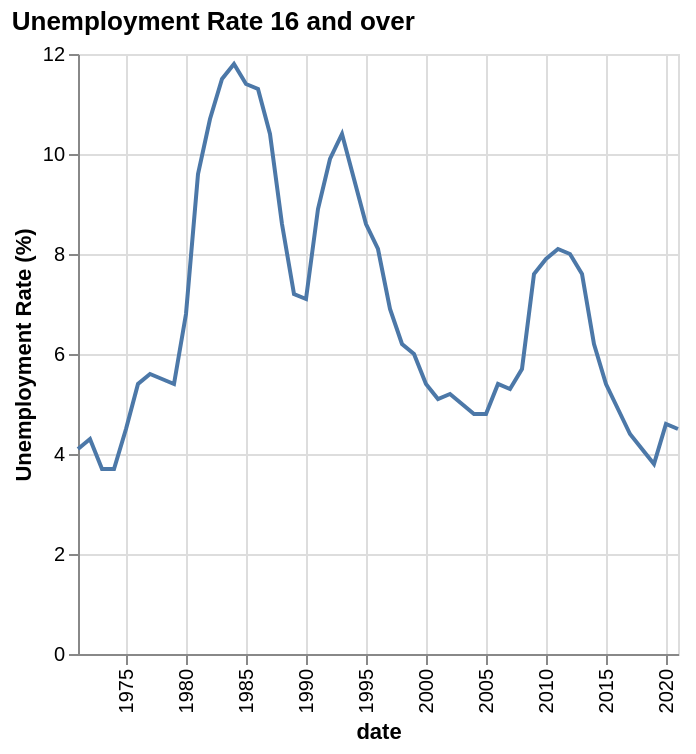

Specify this chart in Vega-Lite:
### Vega-Lite specification from a JSON file in a GitHub repository (floating-point values rounded to 4 significant figures)
{"$schema": "https://vega.github.io/schema/vega-lite/v5.json", "title": {"text": "Unemployment Rate 16 and over", "subtitleFontStyle": "italic", "subtitleFontSize": 10, "anchor": "start", "color": "black"}, "data": {"values": [{"date": "1971", "label": "1971", "month": "", "quarter": "", "sourceDataset": "LMS", "updateDate": "2015-10-13T23:00:00.000Z", "value": "4.1", "year": "1971"}, {"date": "1972", "label": "1972", "month": "", "quarter": "", "sourceDataset": "LMS", "updateDate": "2015-10-13T23:00:00.000Z", "value": "4.3", "year": "1972"}, {"date": "1973", "label": "1973", "month": "", "quarter": "", "sourceDataset": "LMS", "updateDate": "2015-10-13T23:00:00.000Z", "value": "3.7", "year": "1973"}, {"date": "1974", "label": "1974", "month": "", "quarter": "", "sourceDataset": "LMS", "updateDate": "2015-10-13T23:00:00.000Z", "value": "3.7", "year": "1974"}, {"date": "1975", "label": "1975", "month": "", "quarter": "", "sourceDataset": "LMS", "updateDate": "2015-10-13T23:00:00.000Z", "value": "4.5", "year": "1975"}, {"date": "1976", "label": "1976", "month": "", "quarter": "", "sourceDataset": "LMS", "updateDate": "2015-10-13T23:00:00.000Z", "value": "5.4", "year": "1976"}, {"date": "1977", "label": "1977", "month": "", "quarter": "", "sourceDataset": "LMS", "updateDate": "2015-10-13T23:00:00.000Z", "value": "5.6", "year": "1977"}, {"date": "1978", "label": "1978", "month": "", "quarter": "", "sourceDataset": "LMS", "updateDate": "2015-10-13T23:00:00.000Z", "value": "5.5", "year": "1978"}, {"date": "1979", "label": "1979", "month": "", "quarter": "", "sourceDataset": "LMS", "updateDate": "2015-10-13T23:00:00.000Z", "value": "5.4", "year": "1979"}, {"date": "1980", "label": "1980", "month": "", "quarter": "", "sourceDataset": "LMS", "updateDate": "2015-10-13T23:00:00.000Z", "value": "6.8", "year": "1980"}, {"date": "1981", "label": "1981", "month": "", "quarter": "", "sourceDataset": "LMS", "updateDate": "2015-10-13T23:00:00.000Z", "value": "9.6", "year": "1981"}, {"date": "1982", "label": "1982", "month": "", "quarter": "", "sourceDataset": "LMS", "updateDate": "2015-10-13T23:00:00.000Z", "value": "10.7", "year": "1982"}, {"date": "1983", "label": "1983", "month": "", "quarter": "", "sourceDataset": "LMS", "updateDate": "2015-10-13T23:00:00.000Z", "value": "11.5", "year": "1983"}, {"date": "1984", "label": "1984", "month": "", "quarter": "", "sourceDataset": "LMS", "updateDate": "2015-10-13T23:00:00.000Z", "value": "11.8", "year": "1984"}, {"date": "1985", "label": "1985", "month": "", "quarter": "", "sourceDataset": "LMS", "updateDate": "2015-10-13T23:00:00.000Z", "value": "11.4", "year": "1985"}, {"date": "1986", "label": "1986", "month": "", "quarter": "", "sourceDataset": "LMS", "updateDate": "2015-10-13T23:00:00.000Z", "value": "11.3", "year": "1986"}, {"date": "1987", "label": "1987", "month": "", "quarter": "", "sourceDataset": "LMS", "updateDate": "2015-10-13T23:00:00.000Z", "value": "10.4", "year": "1987"}, {"date": "1988", "label": "1988", "month": "", "quarter": "", "sourceDataset": "LMS", "updateDate": "2015-10-13T23:00:00.000Z", "value": "8.6", "year": "1988"}, {"date": "1989", "label": "1989", "month": "", "quarter": "", "sourceDataset": "LMS", "updateDate": "2015-10-13T23:00:00.000Z", "value": "7.2", "year": "1989"}, {"date": "1990", "label": "1990", "month": "", "quarter": "", "sourceDataset": "LMS", "updateDate": "2015-10-13T23:00:00.000Z", "value": "7.1", "year": "1990"}, {"date": "1991", "label": "1991", "month": "", "quarter": "", "sourceDataset": "LMS", "updateDate": "2015-10-13T23:00:00.000Z", "value": "8.9", "year": "1991"}, {"date": "1992", "label": "1992", "month": "", "quarter": "", "sourceDataset": "LMS", "updateDate": "2015-10-13T23:00:00.000Z", "value": "9.9", "year": "1992"}, {"date": "1993", "label": "1993", "month": "", "quarter": "", "sourceDataset": "LMS", "updateDate": "2015-10-13T23:00:00.000Z", "value": "10.4", "year": "1993"}, {"date": "1994", "label": "1994", "month": "", "quarter": "", "sourceDataset": "LMS", "updateDate": "2015-10-13T23:00:00.000Z", "value": "9.5", "year": "1994"}, {"date": "1995", "label": "1995", "month": "", "quarter": "", "sourceDataset": "LMS", "updateDate": "2015-10-13T23:00:00.000Z", "value": "8.6", "year": "1995"}, {"date": "1996", "label": "1996", "month": "", "quarter": "", "sourceDataset": "LMS", "updateDate": "2015-10-13T23:00:00.000Z", "value": "8.1", "year": "1996"}, {"date": "1997", "label": "1997", "month": "", "quarter": "", "sourceDataset": "LMS", "updateDate": "2015-10-13T23:00:00.000Z", "value": "6.9", "year": "1997"}, {"date": "1998", "label": "1998", "month": "", "quarter": "", "sourceDataset": "LMS", "updateDate": "2015-10-13T23:00:00.000Z", "value": "6.2", "year": "1998"}, {"date": "1999", "label": "1999", "month": "", "quarter": "", "sourceDataset": "LMS", "updateDate": "2015-10-13T23:00:00.000Z", "value": "6.0", "year": "1999"}, {"date": "2000", "label": "2000", "month": "", "quarter": "", "sourceDataset": "LMS", "updateDate": "2015-10-13T23:00:00.000Z", "value": "5.4", "year": "2000"}, {"date": "2001", "label": "2001", "month": "", "quarter": "", "sourceDataset": "LMS", "updateDate": "2015-10-13T23:00:00.000Z", "value": "5.1", "year": "2001"}, {"date": "2002", "label": "2002", "month": "", "quarter": "", "sourceDataset": "LMS", "updateDate": "2015-10-13T23:00:00.000Z", "value": "5.2", "year": "2002"}, {"date": "2003", "label": "2003", "month": "", "quarter": "", "sourceDataset": "LMS", "updateDate": "2015-10-13T23:00:00.000Z", "value": "5.0", "year": "2003"}, {"date": "2004", "label": "2004", "month": "", "quarter": "", "sourceDataset": "LMS", "updateDate": "2015-10-13T23:00:00.000Z", "value": "4.8", "year": "2004"}, {"date": "2005", "label": "2005", "month": "", "quarter": "", "sourceDataset": "LMS", "updateDate": "2015-10-13T23:00:00.000Z", "value": "4.8", "year": "2005"}, {"date": "2006", "label": "2006", "month": "", "quarter": "", "sourceDataset": "LMS", "updateDate": "2015-10-13T23:00:00.000Z", "value": "5.4", "year": "2006"}, {"date": "2007", "label": "2007", "month": "", "quarter": "", "sourceDataset": "LMS", "updateDate": "2015-10-13T23:00:00.000Z", "value": "5.3", "year": "2007"}, {"date": "2008", "label": "2008", "month": "", "quarter": "", "sourceDataset": "LMS", "updateDate": "2015-10-13T23:00:00.000Z", "value": "5.7", "year": "2008"}, {"date": "2009", "label": "2009", "month": "", "quarter": "", "sourceDataset": "LMS", "updateDate": "2015-10-13T23:00:00.000Z", "value": "7.6", "year": "2009"}, {"date": "2010", "label": "2010", "month": "", "quarter": "", "sourceDataset": "LMS", "updateDate": "2015-10-13T23:00:00.000Z", "value": "7.9", "year": "2010"}, {"date": "2011", "label": "2011", "month": "", "quarter": "", "sourceDataset": "LMS", "updateDate": "2015-10-13T23:00:00.000Z", "value": "8.1", "year": "2011"}, {"date": "2012", "label": "2012", "month": "", "quarter": "", "sourceDataset": "LMS", "updateDate": "2015-10-13T23:00:00.000Z", "value": "8.0", "year": "2012"}, {"date": "2013", "label": "2013", "month": "", "quarter": "", "sourceDataset": "LMS", "updateDate": "2015-10-13T23:00:00.000Z", "value": "7.6", "year": "2013"}, {"date": "2014", "label": "2014", "month": "", "quarter": "", "sourceDataset": "LMS", "updateDate": "2015-10-13T23:00:00.000Z", "value": "6.2", "year": "2014"}, {"date": "2015", "label": "2015", "month": "", "quarter": "", "sourceDataset": "LMS", "updateDate": "2016-03-16T09:30:00.000Z", "value": "5.4", "year": "2015"}, {"date": "2016", "label": "2016", "month": "", "quarter": "", "sourceDataset": "LMS", "updateDate": "2017-02-15T00:00:00.000Z", "value": "4.9", "year": "2016"}, {"date": "2017", "label": "2017", "month": "", "quarter": "", "sourceDataset": "LMS", "updateDate": "2018-02-21T00:00:00.000Z", "value": "4.4", "year": "2017"}, {"date": "2018", "label": "2018", "month": "", "quarter": "", "sourceDataset": "LMS", "updateDate": "2019-02-19T00:00:00.000Z", "value": "4.1", "year": "2018"}, {"date": "2019", "label": "2019", "month": "", "quarter": "", "sourceDataset": "LMS", "updateDate": "2020-02-18T00:00:00.000Z", "value": "3.8", "year": "2019"}, {"date": "2020", "label": "2020", "month": "", "quarter": "", "sourceDataset": "LMS", "updateDate": "2022-08-15T23:00:00.000Z", "value": "4.6", "year": "2020"}, {"date": "2021", "label": "2021", "month": "", "quarter": "", "sourceDataset": "LMS", "updateDate": "2022-02-15T00:00:00.000Z", "value": "4.5", "year": "2021"}]}, "mark": "line", "encoding": {"x": {"field": "date", "type": "temporal", "axis": {"labelAngle": -90}}, "y": {"field": "value", "type": "quantitative", "title": "Unemployment Rate (%)"}}}
